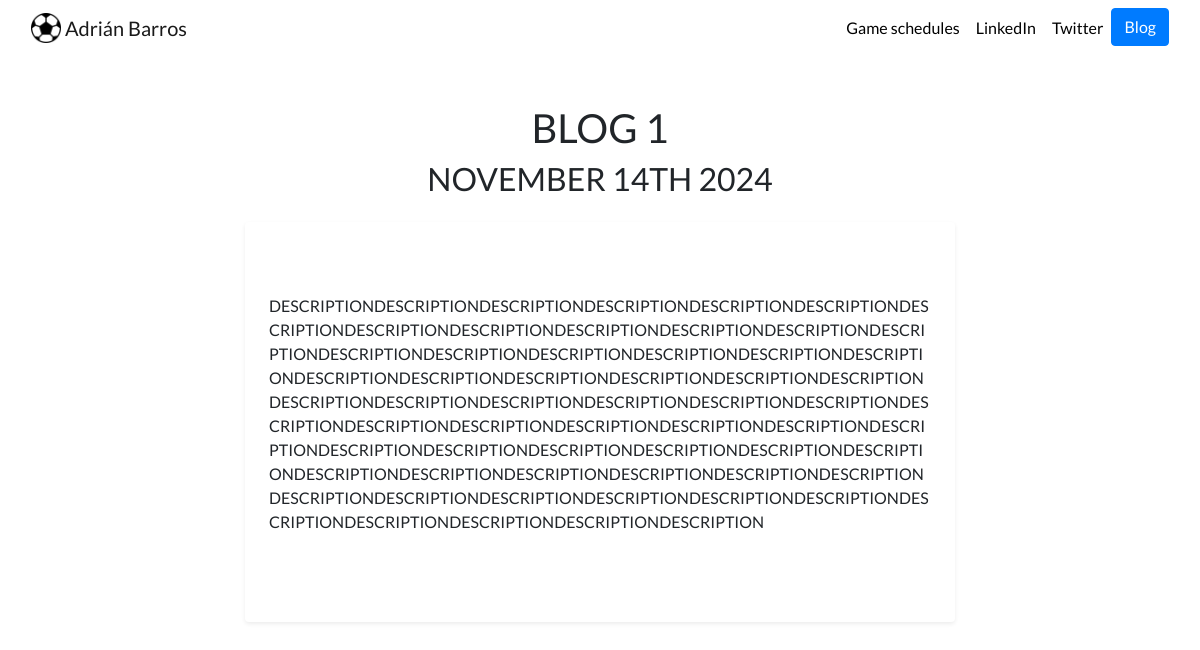
The page /blog/blog/2/ on the database as committed earlier.
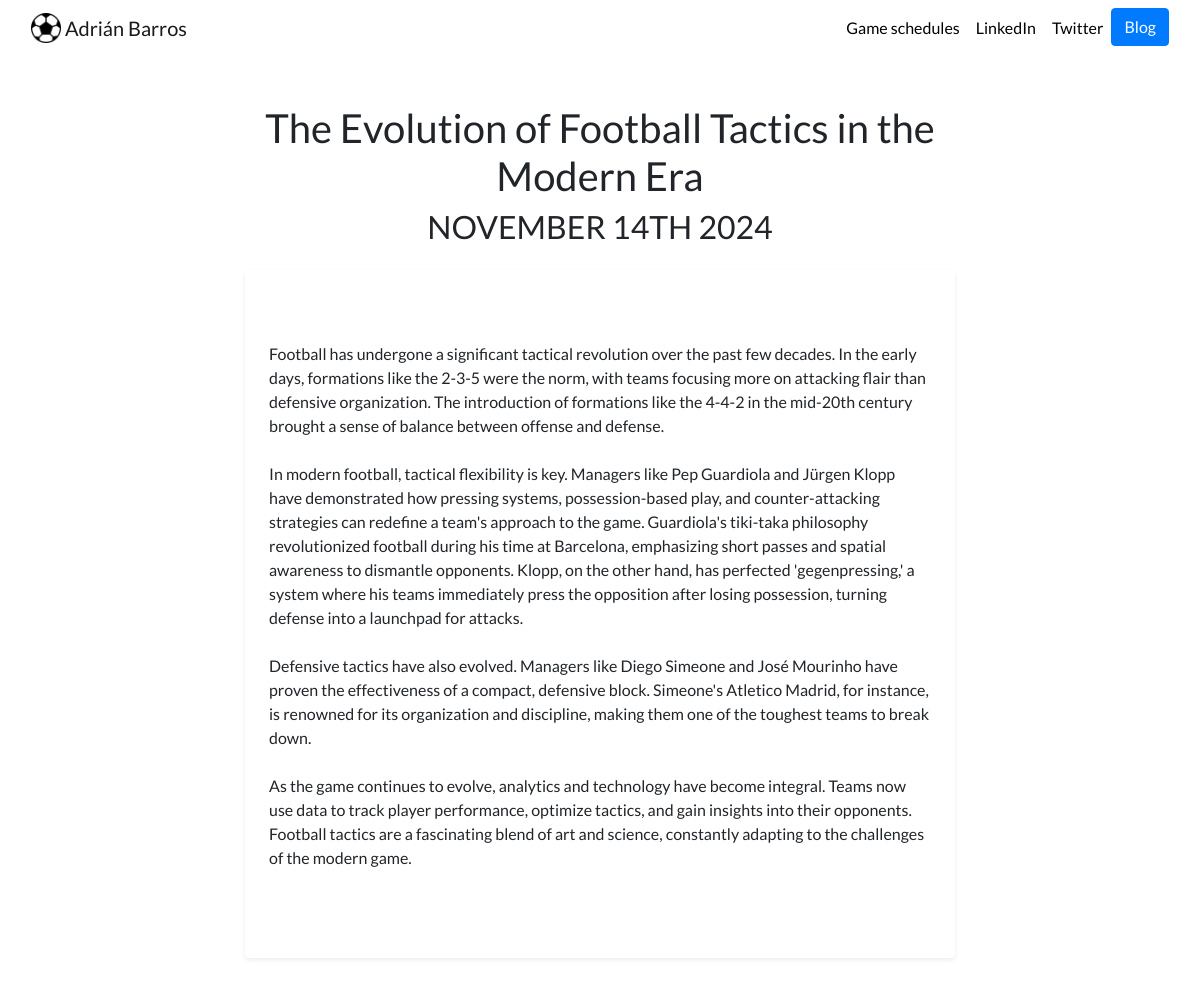
The same page on the database as committed later.
### blog/models.py (models this page shows)
class Blog(models.Model):
    title = models.CharField(max_length=200)
    description = models.TextField()
    date = models.DateField(auto_now_add=True)

### blog/views.py (the view)
# urls.py: path('blog/<int:blog_id>/', views.detail, name='detail')
def detail(request,blog_id):
    blog=get_object_or_404(Blog,pk=blog_id)
    return render(request, 'blog/detail.html',{'blog':blog})

### blog/templates/blog/detail.html
{% extends 'generator/base.html' %}
{% block content %}
<div class="container my-5">
    <div class="row justify-content-center">
        <div class="col-md-8">
            <h1 class="blog-title text-center">{{ blog.title }}</h1>
            <h2 class="blog-date text-center">{{ blog.date|date:'F jS Y'|upper }}</h2>
            <div class="blog-description mt-4 p-4 rounded shadow-sm bg-white"
                style="word-wrap: break-word; word-break: break-word; overflow-wrap: break-word; white-space: pre-wrap;">
                <p>{{ blog.description|safe }}</p>
            </div>
        </div>
    </div>
</div>
{% endblock %}

Rows that differ between the two databases and show on the page:
changed Blog: title "BLOG 1" → "The Evolution of Football Tactics in the Modern Era"; description "DESCRIPTIONDESCRIPTIONDESCRIPTIONDESCRIPTIONDESCRIPTIONDESCRIPTIONDESCRIPTIONDESCRIPTIONDESCRIPTIONDESCRIPTIONDESCRIPTIONDESCRIPTIONDESCRIPTIONDESCRIPTIONDESCRIPTIONDESCRIPTIONDESCRIPTIONDESCRIPTIONDESCRIPTIONDESCRIPTIONDESCRIPTIONDESCRIPTIONDESCRIPTIONDESCRIPTIONDESCRIPTIONDESCRIPTIONDESCRIPTIONDESCRIPTIONDESCRIPTIONDESCRIPTIONDESCRIPTIONDESCRIPTIONDESCRIPTIONDESCRIPTIONDESCRIPTIONDESCRIPTIONDESCRIPTIONDESCRIPTIONDESCRIPTIONDESCRIPTIONDESCRIPTIONDESCRIPTIONDESCRIPTIONDESCRIPTIONDESCRIPTIONDESCRIPTIONDESCRIPTIONDESCRIPTIONDESCRIPTIONDESCRIPTIONDESCRIPTIONDESCRIPTIONDESCRIPTIONDESCRIPTIONDESCRIPTIONDESCRIPTIONDESCRIPTIONDESCRIPTIONDESCRIPTIONDESCRIPTIONDESCRIPTION" → "Football has undergone a significant tactical revolution over the past few decades. In the early days, formations like the 2-3-5 were the norm, with teams focusing more on attacking flair than defensive organization. The introduction of formations like the 4-4-2 in the mid-20th century brought a sense of balance between offense and defense. In modern football, tactical flexibility is key. Managers like Pep Guardiola and Jürgen Klopp have demonstrated how pressing systems, possession-based play, and counter-attacking strategies can redefine a team's approach to the game. Guardiola's tiki-taka philosophy revolutionized football during his time at Barcelona, emphasizing short passes and…"
